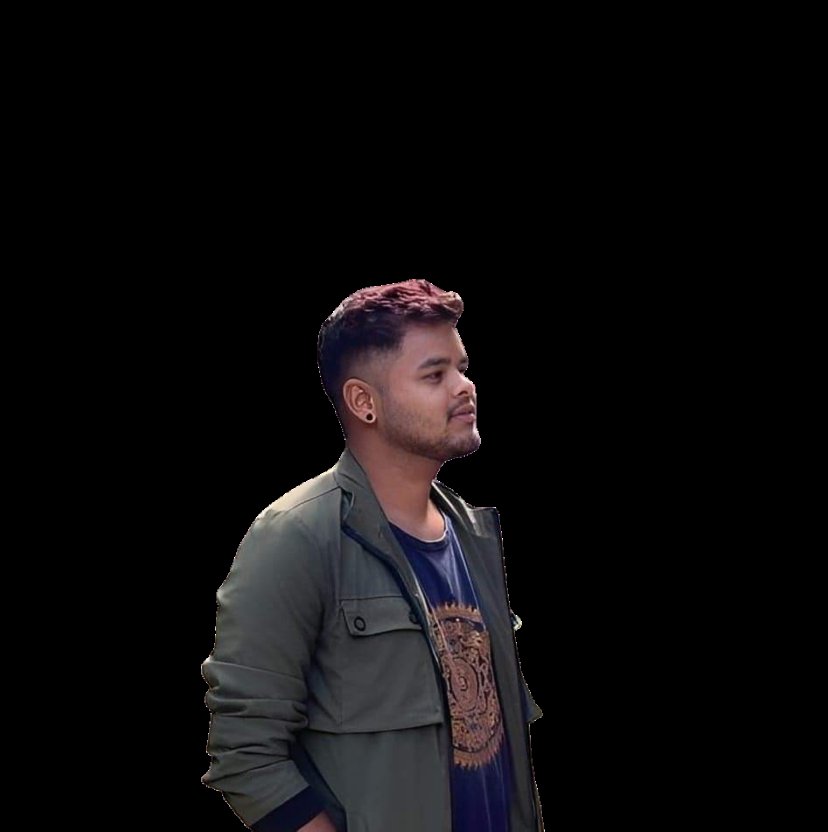
#> input picture assets/photo.png, 1656 x 1663 px (shown at 1/2 size)
$ python make_portrait.py
#> lines starting #> are read from the running program, lines starting #| are printed output that depends on the picture; after the words box and inside, x2 and y2 are one past the last pixel; in counts of white or black regions, pixels touching at a corner belong together
#!/usr/bin/env python3
"""Turn a cut-out photo into the pixel-art grid in tools/portrait.txt.

Each character is one pixel: "." is empty, "1".."5" are tone levels from
darkest to lightest. build_terminal_svg.py draws them as emerald squares.

    python tools/make_portrait.py [assets/photo.png]

The photo should have its background removed (transparent or pure black).
Needs Pillow:  pip install pillow
"""

import sys
from pathlib import Path

from PIL import Image, ImageFilter

ROOT = Path(__file__).resolve().parent.parent
CROP = (430, 530, 1110, 1290)    # head + shoulders in the source photo
COLS = 36
# brightness cut-offs for tones 2..5, tuned so skin lands on the lightest
# tone, the jacket in the middle and hair / t-shirt in the darkest
THRESHOLDS = (38, 62, 92, 118)


def tone(px):
    """Brightness, re-weighted so skin is the focal point.

    Warm pixels (red well above green) are skin: pushed brighter. Neutral
    ones are the olive jacket, whose highlights would otherwise outshine the
    face: pulled down into the mid tones.
    """
    r, g, b = px
    lum = 0.299 * r + 0.587 * g + 0.114 * b
    if r - g > 22 and lum > 45:          # skin (dark red hair tips excluded)
        return 45 + lum * 0.62
    return lum * 0.55


def main():
    src = Path(sys.argv[1]) if len(sys.argv) > 1 else ROOT / "assets" / "photo.png"
    im = Image.open(src).convert("RGBA").crop(CROP)
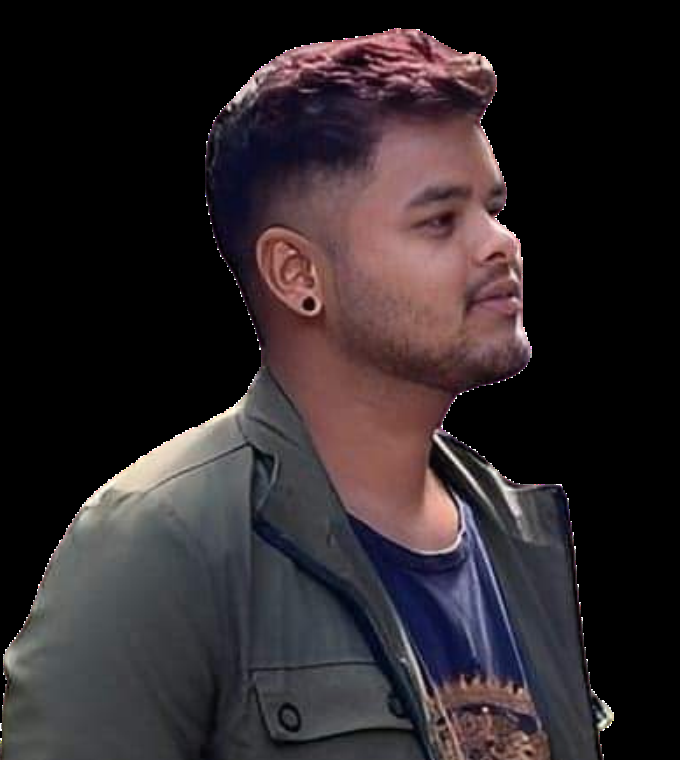
#> im: PIL image 680x760 RGBA; mean R, G, B, A 46, 38.2, 41.1, 255

    # subject mask: alpha, and anything that isn't the pure-black backdrop
    rgb = im.convert("RGB")
    mask = Image.eval(rgb.convert("L"), lambda v: 255 if v > 6 else 0)
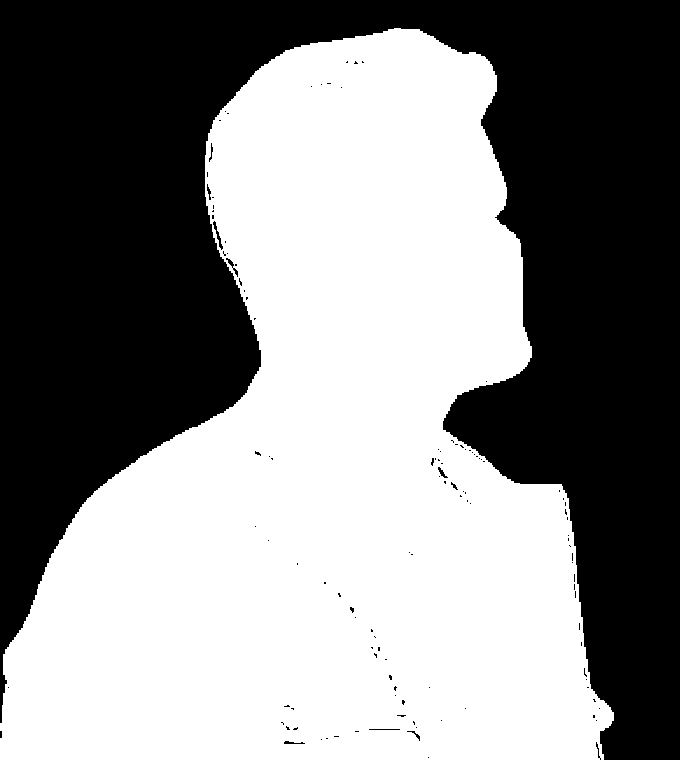
#> mask: PIL image 680x760 L; 53.3% white; 121 black regions (110 under 20 px), largest, box (x1, y1, x2, y2) and area: (0, 0, 680, 760) 240697, (213, 221, 223, 250) 73, (226, 258, 238, 277) 52
    mask = Image.composite(mask, Image.new("L", im.size, 0), im.getchannel("A"))
    mask = mask.filter(ImageFilter.MaxFilter(9)).filter(ImageFilter.MinFilter(9))
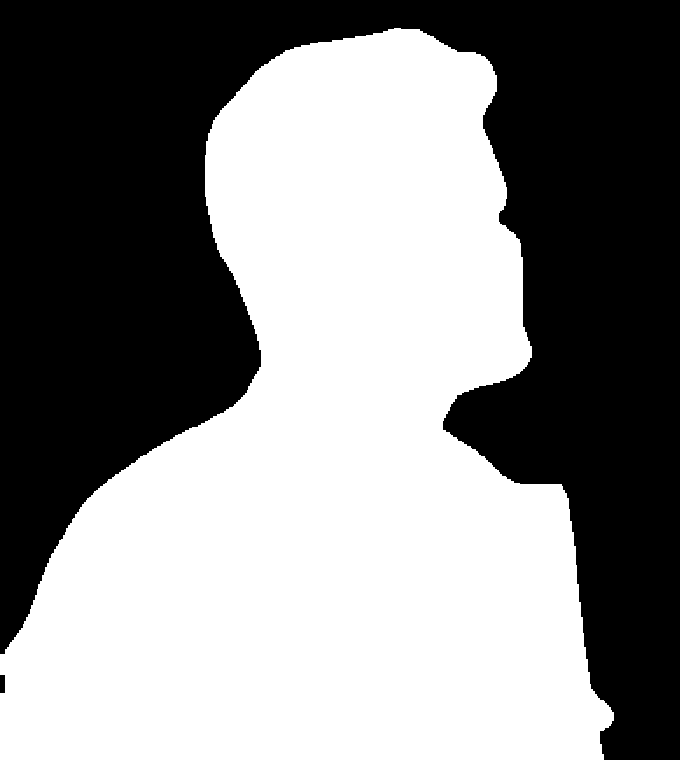
#> mask: PIL image 680x760 L; 53.5% white; 2 black regions, box (x1, y1, x2, y2) and area: (0, 0, 680, 760) 240424, (0, 675, 5, 693) 90

    rows = round(COLS * im.height / im.width)
#> rows = 40
    small = rgb.resize((COLS, rows), Image.LANCZOS)
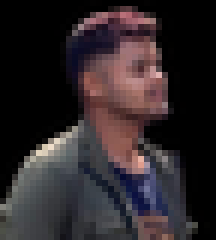
#> small: PIL image 36x40 RGB (shown 6 times larger); mean R, G, B 46.4, 38.6, 41.5
    m = mask.resize((COLS, rows), Image.LANCZOS)
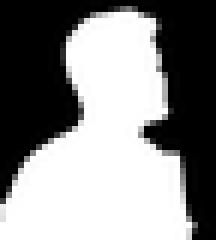
#> m: PIL image 36x40 L (shown 6 times larger); min 0, max 255, mean 136.3

    out = []
    for y in range(rows):
        row = ""
        for x in range(COLS):
            if m.getpixel((x, y)) < 128:
                row += "."
            else:
                v = tone(small.getpixel((x, y)))
                row += str(1 + sum(v >= t for t in THRESHOLDS))
        out.append(row)
    (ROOT / "tools" / "portrait.txt").write_text("\n".join(out) + "\n", encoding="utf-8")
    print("\n".join(out))
#> (printed output is left out)
    print(f"\n{COLS}x{rows} -> tools/portrait.txt")
#| 36x40 -> tools/portrait.txt


if __name__ == "__main__":
    main()
